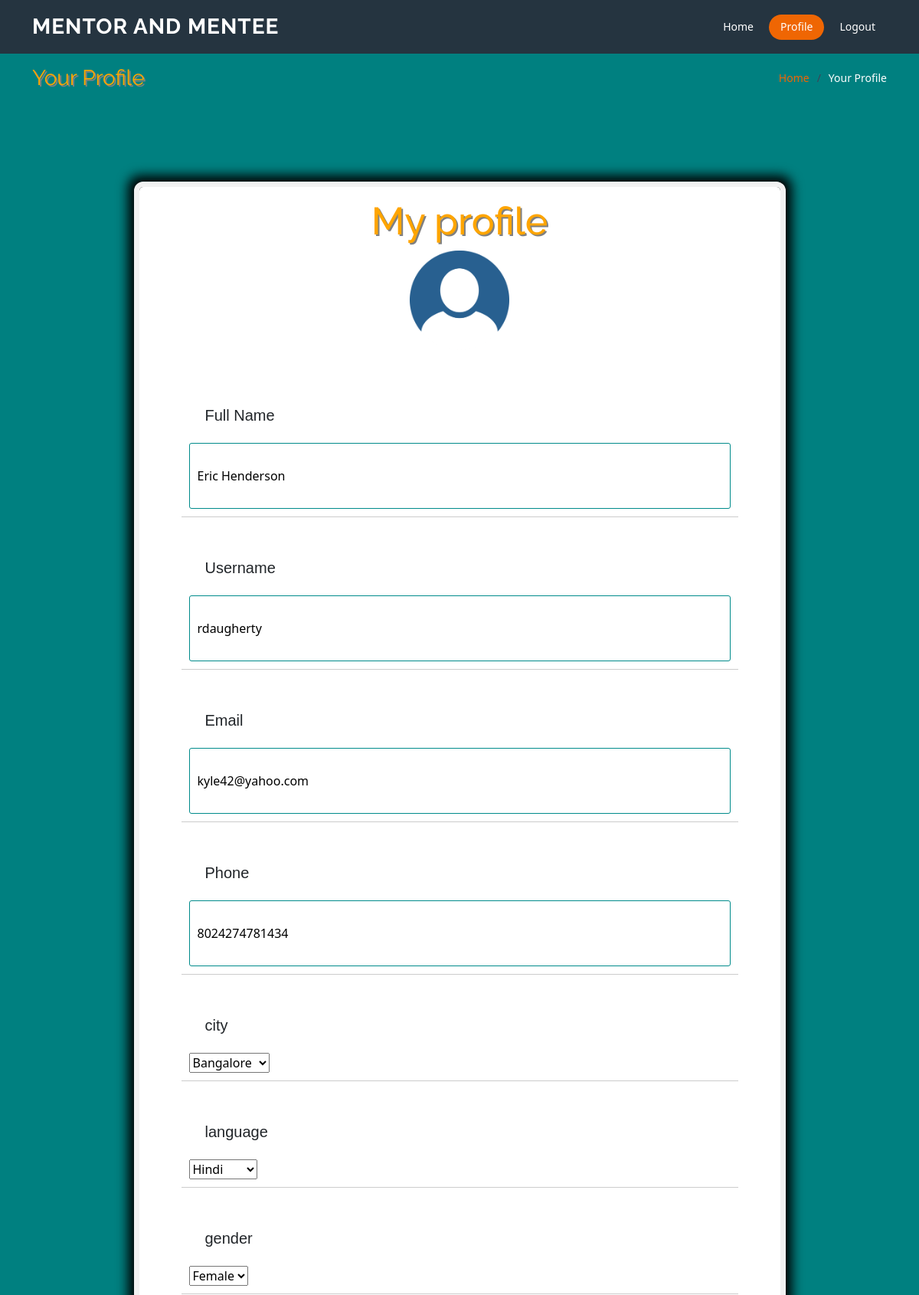
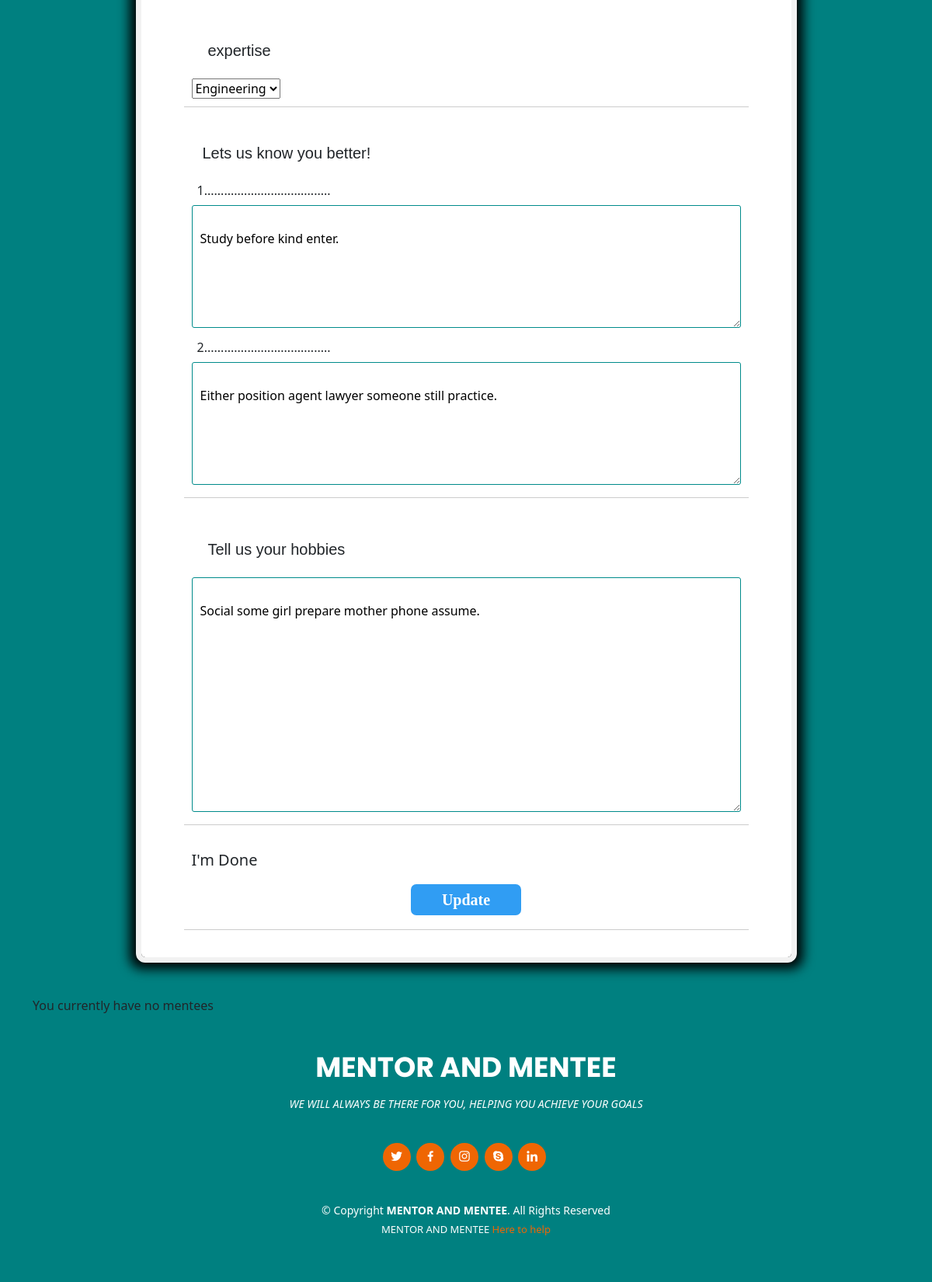
Screenshot of /profile (signed in) with the database file from the repository (2 pictures, top to bottom).
### project/models.py (models this page shows)
class User(db.Model, UserMixin):
    id = db.Column(db.Integer, primary_key=True)
    fullname = db.Column(db.String(100), nullable=False)
    username = db.Column(db.String(100), unique=True, nullable=False)
    email = db.Column(db.String(120), unique=True, nullable=False)
    phone = db.Column(db.String(100), unique=True, nullable=False)
    password = db.Column(db.String(60), nullable=False)
    urole = db.Column(db.String(80))
    mentor = db.relationship('Mentor', backref='user', uselist=False)
    mentee = db.relationship('Mentee', backref='user', uselist=False)
    def __repr__(self):
        return f"User('{self.username}', '{self.email}')"

class Mentor(db.Model):
    id = db.Column(db.Integer, primary_key=True)
    hobbies = db.Column(db.String, nullable=True)
    city = db.Column(db.String, nullable=True)
    lat = db.Column(db.Float, nullable=True)
    long = db.Column(db.Float, nullable=True)
    time_delta = db.Column(db.Float, nullable=True)
    gender = db.Column(db.String, nullable=True)
    language = db.Column(db.String, nullable=True)
    expertise_1 = db.Column(db.String, nullable=True)
    bq_1 = db.Column(db.String, nullable=True)
    bq_2 = db.Column(db.String, nullable=True)
    ready = db.Column(db.Boolean, nullable=False, default=False)
    user_id = db.Column(db.Integer, db.ForeignKey('user.id'), unique=True)
    mentees = db.relationship("Mentee", backref="mentor", lazy=True)

### project/routes.py (the view, shortened to what this page needs)
@app.route("/profile", methods=['GET', 'POST'])
@login_required(role="ANY")
def profile():
    print(User.query.get(1))
    ready = False
    pot_mentors = []
    connect_form = ConnectForm()
    disconnect_form = DisconnectForm()
    find_form = FindForm()
    form = MentorForm()
    form2 = MenteeForm()
    print(current_user.urole)
    if current_user.urole == "MENTEE":
        print("Inside mentee")
        mentee = current_user.mentee
        ready = current_user.mentee.ready
        if request.method == 'GET':
            form2.fullname.data = current_user.fullname
            form2.username.data = current_user.username
            form2.email.data = current_user.email
            form2.phone.data = current_user.phone
            form2.city.data = mentee.city
            form2.gender.data = mentee.gender
            form2.gender_pref.data = mentee.gender_pref
            form2.language_pref.data = mentee.language_pref
            form2.aspiration.data = mentee.aspiration
            form2.b1.data = mentee.bq_1
            form2.b2.data = mentee.bq_2
            form2.hobbies.data = mentee.hobbies
        else:
            if form2.validate_on_submit() and form2.submit2.data:
                current_user.fullname = form2.fullname.data
                current_user.username = form2.username.data
                current_user.email = form2.email.data
                current_user.phone = form2.phone.data
                current_user.mentee.city = form2.city.data
                current_user.mentee.gender = form2.gender.data
                current_user.mentee.gender_pref = form2.gender_pref.data
                current_user.mentee.language_pref = form2.language_pref.data
                current_user.mentee.aspiration = form2.aspiration.data
                current_user.mentee.bq_1 = form2.b1.data
                current_user.mentee.bq_2 = form2.b2.data
                current_user.mentee.hobbies = form2.hobbies.data
                location = geolocator.geocode(form2.city.data)
                t_zone = tf.timezone_at(lng=location.longitude, lat=location.latitude)
                pacific_now = datetime.datetime.now(pytz.timezone(t_zone))
                offset = pacific_now.utcoffset().total_seconds() / 60 / 60
                current_user.mentee.lat = location.latitude
                current_user.mentee.long = location.longitude
                current_user.mentee.time_delta = offset
                if(
                    current_user.mentee.city and
                    current_user.mentee.gender and
                    current_user.mentee.gender_pref and
                    current_user.mentee.language_pref and
                    current_user.mentee.aspiration and
                    current_user.mentee.bq_1 and
                    current_user.mentee.bq_2 and
                    current_user.mentee.hobbies and
                    current_user.mentee.lat and
                    current_user.mentee.long and
                    current_user.mentee.time_delta
                ):
                    current_user.mentee.ready = True
                    ready = True
                db.session.commit()
                flash('Your account has been updated!', 'success')
                return redirect(url_for('profile'))
            if connect_form.validate_on_submit() and connect_form.connect.data:
                mentor_to_connect_id = request.form.get('mentor_to_connect')
                mentor_to_connct = Mentor.query.filter_by(id=mentor_to_connect_id).first()
                if mentor_to_connct:
                    mentee.connect(mentor_to_connct)
                    return redirect(url_for('profile'))
                else:
                    return redirect(url_for('profile'))
            if disconnect_form.validate_on_submit() and disconnect_form.disconnect.data:
                mentee.disconnect()
                return redirect(url_for('profile'))
            if find_form.validate_on_submit() and find_form.find.data:
                form2.fullname.data = current_user.fullname
                form2.username.data = current_user.username
                form2.email.data = current_user.email
                form2.phone.data = current_user.phone
                form2.city.data = mentee.city
                form2.gender.data = mentee.gender
                form2.gender_pref.data = mentee.gender_pref
                form2.language_pref.data = mentee.language_pref
                form2.aspiration.data = mentee.aspiration
                form2.b1.data = mentee.bq_1
                form2.b2.data = mentee.bq_2
                form2.hobbies.data = mentee.hobbies
                df = model()
                print(df)
                print("User ID:", current_user.id)
                assigned_cluster = df.iloc[current_user.id-1, -1]
                print("Assigned cluster:", assigned_cluster)
                df["id"] = [i for i in range(1, df.shape[0] + 1)]
                df = df.loc[df["Cluster #"]==assigned_cluster]
                for ind in df.index:
                    print(df["id"][ind])
                    id = df["id"][ind]
                    pot_user = User.query.all()[id-1]
                    if pot_user and pot_user.urole == "MENTOR" and pot_user.mentor.gender == mentee.gender_pref and pot_user.mentor.language == mentee.language_pref:
                        pot_mentors.append(pot_user.mentor)
    elif current_user.urole == "MENTOR":
        mentor = current_user.mentor
        ready = current_user.mentor.ready
        if request.method == 'GET':
            form.fullname.data = current_user.fullname
            form.username.data = current_user.username
            form.email.data = current_user.email
            form.phone.data = current_user.phone
            form.city.data = mentor.city
            form.gender.data = mentor.gender
            form.language.data = mentor.language
            form.expertise.data = mentor.expertise_1
            form.b1.data = mentor.bq_1
            form.b2.data = mentor.bq_2
            form.hobbies.data = mentor.hobbies
    return render_template('userprofile.html', mentorform=form, menteeform=form2, ready=ready, find_form=find_form,
                           connect_form=connect_form, disconnect_form=disconnect_form, pot_mentors=pot_mentors)

### project/templates/userprofile.html (shortened to what this page needs)
<!DOCTYPE html>
<html lang="en">
<head>
  <link href="{{url_for('static', filename='assets/vendor/animate.css/animate.min.css')}}" rel="stylesheet">
  <link href="{{url_for('static', filename='assets/vendor/aos/aos.css')}}" rel="stylesheet">
  <link href="{{url_for('static', filename='assets/vendor/bootstrap/css/bootstrap.min.css')}}" rel="stylesheet">
  <link href="{{url_for('static', filename='assets/vendor/bootstrap-icons/bootstrap-icons.css')}}" rel="stylesheet">
  <link href="{{url_for('static', filename='assets/vendor/boxicons/css/boxicons.min.css')}}" rel="stylesheet">
  <link href="{{url_for('static', filename='assets/vendor/glightbox/css/glightbox.min.css')}}" rel="stylesheet">
  <link href="{{url_for('static', filename='assets/vendor/remixicon/remixicon.css')}}" rel="stylesheet">
  <link href="{{url_for('static', filename='assets/vendor/swiper/swiper-bundle.min.css')}}" rel="stylesheet">
  <link href="{{url_for('static', filename='assets/css/style.css')}}" rel="stylesheet">
  <link href="{{url_for('static', filename='assets/css/style3.css')}}" rel="stylesheet">
</head>
<body>
  <header id="header" class="fixed-top d-flex align-items-center ">
    <div class="container d-flex align-items-center justify-content-between">
      <div class="logo">
        <h1><a href="{{url_for('home')}}">MENTOR AND MENTEE</a></h1>
      </div>
           <nav id="navbar" class="navbar">
        <ul>
          <li><a class="nav-link scrollto" href="{{url_for('home')}}">Home</a></li>
		  <li><a class="nav-link scrollto active" href="{{url_for('profile')}}">Profile</a></li>
		  <li><a class="nav-link scrollto" href="{{url_for('logout')}}">Logout</a></li>
        </ul>
      </nav>
    </div>
  </header>
  <main id="main">
    <section class="breadcrumbs" style="background-color:teal;color:white">
      <div class="container">
        <div class="d-flex justify-content-between align-items-center">
          <h2>Your Profile</h2>
          <ol>
            <li><a href="{{url_for('home')}}">Home</a></li>
            <li>Your Profile</li>
          </ol>
        </div>
      </div>
    </section>
    <section class="inner-page">
      <div class="container">
 <div class="container1">
	<h2 >My profile</h2>
	<div class="image"><img class="img" src="{{url_for('static', filename='assets/img/profile.jpg')}}" alt="profile_pic" ></div>
	<form method="POST" action="">
		<div class="f1">
			{% if current_user.urole == "MENTOR" %}
			<div class="flabel">
				<label for="fname">{{mentorform.fullname.label}}</label>
				</div>
			<div class="fentry">
				{{mentorform.fullname(placeholder="Full Name")}}
			</div>
			{% endif %}
		</div>
		<div class="f1">
			{% if current_user.urole == "MENTOR" %}
			<div class="flabel">
				<label for="uname">{{mentorform.username.label}}</label>
				</div>
			<div class="fentry">
				{{mentorform.username(placeholder="username")}}
			</div>
			{% endif %}
		</div>
		<div class="f1">
			{% if current_user.urole == "MENTOR" %}
			<div class="flabel">
				<label for="email">{{mentorform.email.label}}</label>
				</div>
			<div class="fentry">
				{{mentorform.email(placeholder="email")}}
			</div>
			{% endif %}
		</div>
		<div class="f1">
			{% if current_user.urole == "MENTOR" %}
			<div class="flabel">
				<label for="pnum">{{mentorform.phone.label}}</label>
				</div>
			<div class="fentry">
				{{mentorform.phone(placeholder="+919876543210")}}
			</div>
			{% endif %}
		</div>
		<div class="f1">
			{% if current_user.urole == "MENTOR" %}
			<div class="flabel">
				<label for="city">{{mentorform.city.label}}</label>
				</div>
			<div class="fentry3">
				{{mentorform.city()}}
			</div>
			{% endif %}
		</div>
		<div class="f1">
			{% if current_user.urole=="MENTOR" %}
			<div class="flabel">
				<label for="lang">{{mentorform.language.label}}</label>
				</div>
			<div class="fentry3">
				{{mentorform.language()}}
			</div>
			{% endif %}
		</div>
		<div class="f1">
			{% if current_user.urole=="MENTOR" %}
			<div class="flabel">
				<label for="gen">{{mentorform.gender.label}}</label>
				</div>
				<div class="fentry4">
					{{mentorform.gender()}}
				</div>
			{% endif %}
		</div>
		<div class="f1">
			{% if current_user.urole=="MENTOR" %}
			<div class="flabel">
				<label for="gen">{{mentorform.expertise.label}}</label>
				</div>
				<div class="fentry4">
					{{mentorform.expertise()}}
				</div>
			{% endif %}
		</div>
		<div class="f1">
			<div class="flabel">
				<label for="behav_ques">Lets us know you better!</label>
			</div>
			{% if current_user.urole=="MENTOR" %}
			<div class="fentry2">
				<div class="innerfabel">
				<label for="behav_ques">1......................................</label>
				</div>
				{{mentorform.b1(cols="50", rows="4")}}
				<div class="innerfabel">
				<label for="behav_ques">2......................................</label>
				</div>
				{{mentorform.b2(cols="50", rows="4")}}
			</div>
			{% endif %}
		</div>
		<div class="f1">
			{% if current_user.urole=="MENTOR" %}
			<div class="flabel">
				<label for="hobies">{{mentorform.hobbies.label}}</label>
				</div>
			<div class="fentry2">
				{{mentorform.hobbies(cols="30", rows="10", placeholder="I love dancing,learning,cooking.....")}}
			</div>
			{% endif %}
		</div>
		<div class="bottm_text">
			<p >I'm Done</p>
			{% if current_user.urole=="MENTOR" %}
			{{mentorform.submit(class="update")}}
			{% else %}
			{{menteeform.submit2(class="update")}}
			{% endif %}
		</div>
	</form>
 </div>
 {% if current_user.urole=="MENTEE" %}
 	{% if current_user.mentee.mentor_id %}
	 <div class="container2">
		<div class="mentor_text">
			<p>
			Name:{{current_user.mentee.mentor.user.fullname}}<br>
			Number:{{current_user.mentee.mentor.user.phone}}<br>
			email:{{current_user.mentee.mentor.user.email}}<br>
			language-known:{{current_user.mentee.mentor.language}}<br>
			subject:{{current_user.mentee.mentor.expertise_1}}<br>
			</p>
		</div>
		<form method="POST">
          {{ disconnect_form.hidden_tag() }}
          {{ disconnect_form.disconnect(class="btn2") }}
        </form>
	 </div>
 	{% else %}
		{% for pot_mentor in pot_mentors %}
			 <div class="mentor_text">
				<p>
				Name:{{pot_mentor.user.fullname}}<br>
				Number:{{pot_mentor.user.phone}}<br>
				email:{{pot_mentor.user.email}}<br>
				language-known:{{pot_mentor.language}}<br>
				subject:{{pot_mentor.expertise_1}}<br>
				</p>
				<form method="POST">
				  {{ connect_form.hidden_tag() }}
				  <input id="mentor_to_connect" name="mentor_to_connect" value="{{pot_mentor.id}}" type="hidden">
				  {{ connect_form.connect(class="btn2") }}
				</form>
			</div>
		{% endfor %}
 		<form method="POST">
          {{ find_form.hidden_tag() }}
          {{ find_form.find(class="btn2") }}
        </form>
 	{% endif %}
 {% else %}
 	{% if current_user.mentor.mentees|length > 0 %}
 		{% for mentee in current_user.mentor.mentees %}
 			<div class="container2">
				<div class="mentor_text">
					<p>
					Name:{{mentee.user.fullname}}<br>
					Number:{{mentee.user.phone}}<br>
					email:{{mentee.user.email}}<br>
					gender:{{mentee.gender}}<br>
					location:{{mentee.city}}<br>
					mentee-aspiration:{{mentee.aspiration}}<br>
					</p>
				</div>
			 </div>
 		{% endfor %}
 	{% else %}
 	<p>You currently have no mentees</p>
 	{% endif %}
 {% endif %}
 </body>
</html>
  <footer id="footer" style="background-color:teal">
    <div class="container">
      <h3>MENTOR AND MENTEE</h3>
      <p>WE WILL ALWAYS BE THERE FOR YOU, HELPING YOU ACHIEVE YOUR GOALS</p>
      <div class="social-links">
        <a href="#" class="twitter"><i class="bx bxl-twitter"></i></a>
        <a href="#" class="facebook"><i class="bx bxl-facebook"></i></a>
        <a href="#" class="instagram"><i class="bx bxl-instagram"></i></a>
        <a href="#" class="google-plus"><i class="bx bxl-skype"></i></a>
        <a href="#" class="linkedin"><i class="bx bxl-linkedin"></i></a>
      </div>
      <div class="copyright">
        &copy; Copyright <strong><span>MENTOR AND MENTEE</span></strong>. All Rights Reserved
      </div>
      <div class="credits">
        MENTOR AND MENTEE <a href="url_for('home')">Here to help</a>
      </div>
    </div>
  </footer>
</body>
</html>

### rows the page displays
User: fullname "Eric Henderson", username "rdaugherty", email "kyle42@yahoo.com", phone "8024274781434"
Mentor: city "Bangalore", language "Hindi", gender "Female", hobbies "Social some girl prepare mother phone assume."

### other values shown
{{ mentorform.fullname.label }} "Full Name"
{{ mentorform.username.label }} "Username"
{{ mentorform.email.label }} "Email"
{{ mentorform.phone.label }} "Phone"
{{ mentorform.city.label }} "city"
{{ mentorform.language.label }} "language"
{{ mentorform.gender.label }} "gender"
{{ mentorform.expertise.label }} "expertise"
{{ mentorform.hobbies.label }} "Tell us your hobbies"
